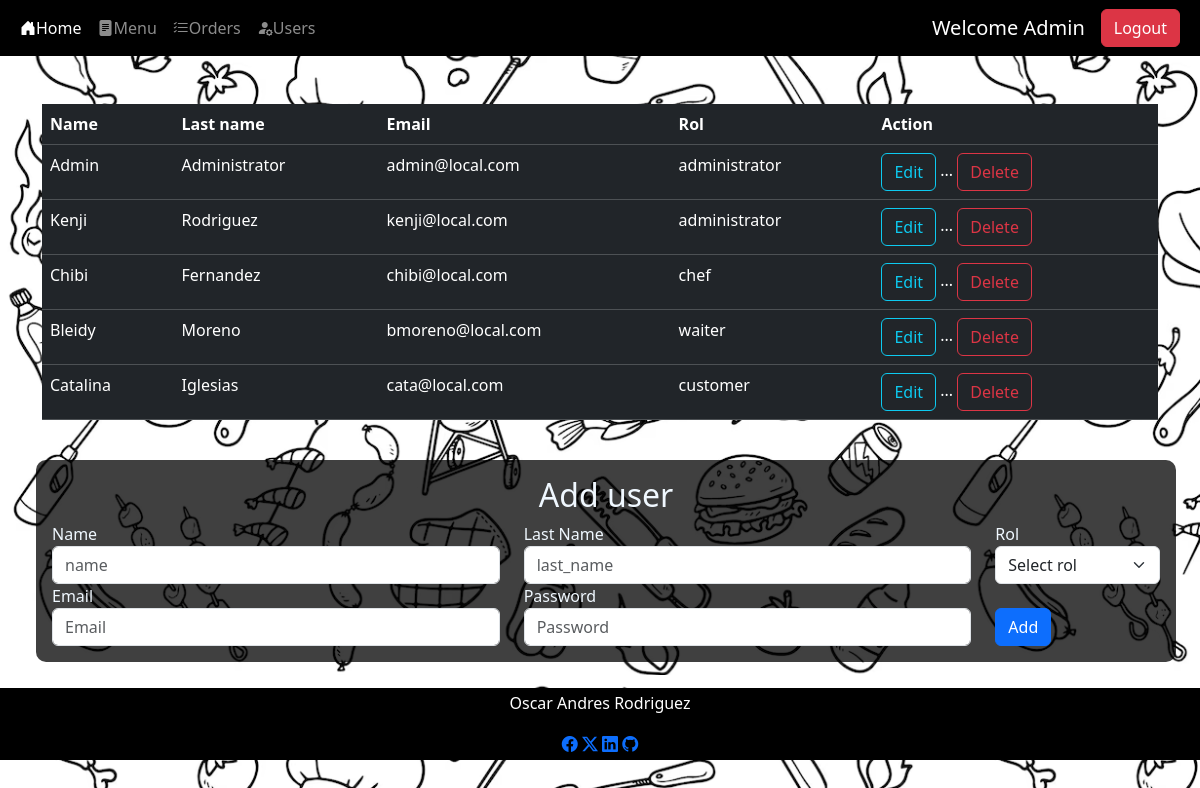
Page /users/users (signed in) on the committed database.
### src/db/db_models.py (models this page shows)
class Users(Base):
    __tablename__ = "users"
    id = Column(Integer,primary_key=True, index=True)
    name = Column(String)
    last_name = Column(String)
    email = Column(String, unique=True, index=True, nullable=False)
    password = Column(String, nullable=False)
    rol_id = Column(Integer, ForeignKey('roles.id'), nullable=True)

class Roles(Base):
    __tablename__ = "roles"
    id = Column(Integer,primary_key=True, index=True)
    name = Column(String, nullable=False)

### src/routes/users.py (the view)
@router.get('/users',response_class=HTMLResponse)
def get_users_page(request: Request,response:Response, db: Session = Depends(get_db)):
    print("loading users page")
    user, body = get_current_user(request=request, db=db)
    if user is None:
        return RedirectResponse(url="/home",status_code=status.HTTP_307_TEMPORARY_REDIRECT)
    if user.rol_id != 1:
        print("Unauthorized user getting back to home page")
        return RedirectResponse(url="/home",status_code=status.HTTP_307_TEMPORARY_REDIRECT)
    users = db.query(Users.id,Users.name, Users.last_name, Users.email, Roles.name.label('rol'))\
                .join(Roles, Roles.id == Users.rol_id)
    body["users"] = users
    return templates.TemplateResponse("users.html", body)

### templates/users.html (shortened to what this page needs)
{% extends "layout.html" %}
{% block content %}
<div class="container align-content-center mt-5" >
    <table class="table table-dark table-hover ">
        <thead>
            <tr>
                <th>Name</th>
                <th>Last name</th>
                <th>Email</th>
                <th>Rol</th>
                <th>Action</th>
            </tr>
        </thead>
        <tbody>
            {% for user in users %}
            <tr>
                <td> {{user.name | title}} </td>
                <td> {{user.last_name | title }} </td>
                <td> {{user.email}}</td>
                <td> {{user.rol}}</td>
                <td>
                    <a class="btn btn-outline-info" href="/users/update_user/{{ user.id }}">Edit</a>
                    <span>...</span>
                    <button type="button" class="btn btn-outline-danger" data-bs-toggle="modal" data-bs-target="#staticBackdrop{{user.id}}">
                        Delete
                    </button>
                </td>
            </tr>
            {% endfor %}
        </tbody>
    </table>
</div>
<div class="container bg-black bg-opacity-75 m-4 p-3" style="color: aliceblue; border-radius: 10px;">
    <h2 class="text-center">Add user</h2>
    <form action="/users/users" method="post">
        <div class="row align-items-center">
            <div class="col-md-5 ">
                <label for="name">Name</label>
                <input type="text" class="form-control" name="name" id="name" placeholder="name">
            </div>
            <div class=" col-md-5">
                <label for="last_name">Last Name</label>
                <input type="text" class="form-control" name="last_name" id="last_name" placeholder="last_name">
            </div>
            <div class=" col-md-2">
                <label for="rol">Rol</label>
                <select name="rol" id="rol" class="form-select">
                    <option selected>Select rol</option>
                </select>
            </div>
        </div>
        <div class="row align-items-center">
            <div class="col-5">
                <label for="email">Email</label>
                <input type="email" class="form-control" name="email" id="email" placeholder="Email">
            </div>
            <div class="col-5">
                <label for="password">Password</label>
                <input type="password" class="form-control" name="password" id="password" placeholder="Password">
            </div>
            <div class="col-auto pt-4">
                <button type="submit" class="btn btn-primary ">Add</button>
            </div>
        </div>
    </form>
</div>
{% endblock %}

### templates/layout.html (shortened to what this page needs)
<!DOCTYPE html>
<html lang="en">
<head>
  <link rel="stylesheet" href="https://cdn.jsdelivr.net/npm/bootstrap-icons@1.11.1/font/bootstrap-icons.css">
  <link href="https://cdn.jsdelivr.net/npm/bootstrap@5.3.2/dist/css/bootstrap.min.css"
  rel="stylesheet"
>
  <link rel="stylesheet" href="/static/styles.css">
</head>
<body>
  <nav class="navbar navbar-expand-lg navbar-dark bg-black ">
    <div class="container-fluid">
      <div class="collapse navbar-collapse" id="navbarSupportedContent">
        <ul class="navbar-nav me-auto mb-2 mb-lg-0">
          <li class="nav-item">
            <a class="nav-link active" aria-current="page" href="/home"> <i class="bi-house-door-fill"></i>Home</a>
          </li>
        {% if session %}
          <li class="nav-item">
            <a class="nav-link" href="/menu"> <i class="bi-file-text-fill"></i>Menu</a>
          </li>
          <li class="nav-item">
            <a class="nav-link" href="/orders"> <i class="bi-list-check"></i>Orders</a>
          </li>
        {% endif %}
        {% if rol == 1%}
          <li class="nav-item">
            <a class="nav-link" href="/users/users"> <i class="bi-person-fill-gear"></i>Users</a>
          </li>
        {% endif %}
      </ul>
      {% if USERNAME  %}
      <a class="navbar-brand">Welcome {{ USERNAME | title }}</a>
      {% endif %}
        {% if session == True %}
        <form class="d-flex" role="logout" method="post" action="/logout">
          <button class="btn btn-danger me-2" href="/logout" type="submit">Logout</button>
        </form>
          {% else %}
          <a class="btn btn-success me-2" href="/login">Login</a>
          {% endif %}
      </div>
    </div>
  </nav>
  <div class="container-fluid">
    {% block content %}
    {% endblock %}
  </div>
  <footer class="container-fluid">
    <p>Oscar Andres Rodriguez</p>
      <a href="https://www.facebook.com/Andres.kenji" target="_blank" ><i class="bi-facebook"></i></a>
      <a href="https://twitter.com/Kenji_Andres" target="_blank" ><i class="bi-twitter-x"></i></a>
      <a href="https://www.linkedin.com/in/oarf/" target="_blank"><i class="bi-linkedin"></i></a>
      <a href="https://github.com/AndresKenji" target="_blank" ><i class="bi-github"></i></a>
  </footer>
  </body>
  </html>

### static/styles.css (style rules this page uses)
body { background-image: url("/static/food.png"); }
footer { background-color: black; color: white; padding: 3px; line-height:25px; text-align:center; position:absolute; bottom:40px; left:0; width:100%; }

### rows in the picture
Users: name "Admin", last_name "Administrator", email "admin@local.com", rol "administrator"
Users: name "Kenji", last_name "Rodriguez", email "kenji@local.com", rol "administrator"
Users: name "Chibi", last_name "Fernandez", email "chibi@local.com", rol "chef"
Users: name "Bleidy", last_name "Moreno", email "bmoreno@local.com", rol "waiter"
Users: name "Catalina", last_name "Iglesias", email "cata@local.com", rol "customer"
